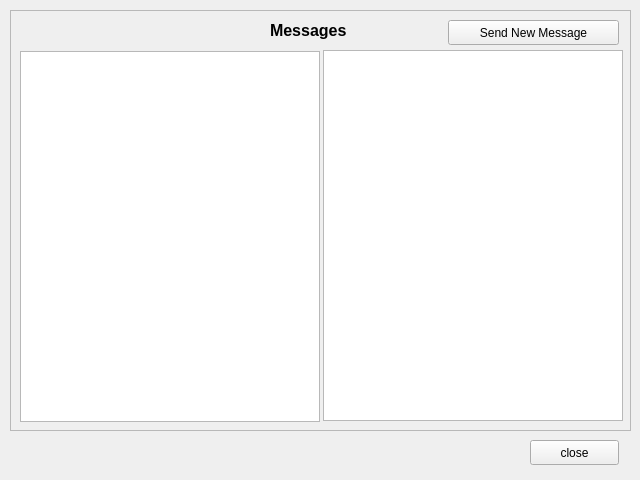
<?xml version="1.0" encoding="UTF-8"?>
<ui version="4.0">
 <class>messageList</class>
 <widget class="QWidget" name="messageList">
  <property name="geometry">
   <rect>
    <x>0</x>
    <y>0</y>
    <width>640</width>
    <height>480</height>
   </rect>
  </property>
  <property name="windowTitle">
   <string>Message List</string>
  </property>
  <widget class="QFrame" name="frame">
   <property name="geometry">
    <rect>
     <x>10</x>
     <y>10</y>
     <width>621</width>
     <height>421</height>
    </rect>
   </property>
   <property name="frameShape">
    <enum>QFrame::StyledPanel</enum>
   </property>
   <property name="frameShadow">
    <enum>QFrame::Raised</enum>
   </property>
   <widget class="QLabel" name="ambulanceListLabel">
    <property name="geometry">
     <rect>
      <x>260</x>
      <y>0</y>
      <width>191</width>
      <height>41</height>
     </rect>
    </property>
    <property name="styleSheet">
     <string notr="true">font-size:12pt;
font-weight: bold;</string>
    </property>
    <property name="text">
     <string>Messages</string>
    </property>
   </widget>
   <widget class="QTableWidget" name="sendTableWidget">
    <property name="geometry">
     <rect>
      <x>10</x>
      <y>41</y>
      <width>300</width>
      <height>371</height>
     </rect>
    </property>
   </widget>
   <widget class="QPushButton" name="sendNewMessage">
    <property name="geometry">
     <rect>
      <x>438</x>
      <y>10</y>
      <width>171</width>
      <height>25</height>
     </rect>
    </property>
    <property name="text">
     <string>Send New Message</string>
    </property>
   </widget>
   <widget class="QTableWidget" name="recievedTableWidget">
    <property name="geometry">
     <rect>
      <x>313</x>
      <y>40</y>
      <width>300</width>
      <height>371</height>
     </rect>
    </property>
   </widget>
  </widget>
  <widget class="QPushButton" name="okButton">
   <property name="geometry">
    <rect>
     <x>530</x>
     <y>440</y>
     <width>89</width>
     <height>25</height>
    </rect>
   </property>
   <property name="text">
    <string>close</string>
   </property>
  </widget>
 </widget>
 <resources/>
 <connections/>
</ui>
